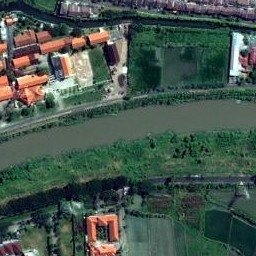
#> input picture swt/test_img.png, 256 x 256 px
$ python dwt.py
#> lines starting #> are read from the running program, lines starting #| are printed output that depends on the picture
#> the answer given: ../swt/test_img.png
#> further down, image is the input picture: shape (256, 256, 3); mean B, G, R 77.5, 86.4, 69.9
#> the answer given: out.png

import cv2
import pywt
import numpy as np

def dwt_image(image_path, output_path):
    # Load the image
#> called with image_path = '../swt/test_img.png', output_path = 'out.png'
    img = cv2.imread(image_path, cv2.IMREAD_GRAYSCALE)
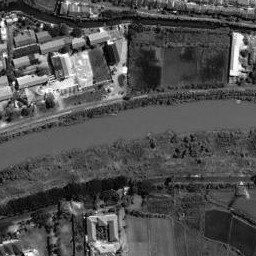
#> img: shape (256, 256); min 0, max 255, mean 80.4

    # Ensure that the image dimensions are a power of 2 for the DWT
    rows, cols = img.shape
#> rows = 256; cols = 256
    new_rows = cv2.getOptimalDFTSize(rows)
#> new_rows = 256
    new_cols = cv2.getOptimalDFTSize(cols)
#> new_cols = 256
    padded_img = cv2.copyMakeBorder(img, 0, new_rows - rows, 0, new_cols - cols, cv2.BORDER_CONSTANT, value=[0, 0, 0])

    # Perform the 2D Discrete Wavelet Transform
    coeffs = pywt.dwt2(padded_img, 'haar')

    # Extract LH (low-pass), LL (low-pass), HL (high-pass), HH (high-pass) bands
    LL, (LH, HL, HH) = coeffs
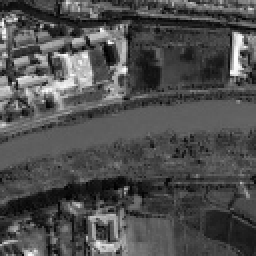
#> LL: shape (128, 128) float64 (shown 2 times larger); min 7.5, max 503, mean 160.9; drawn with min black and max white
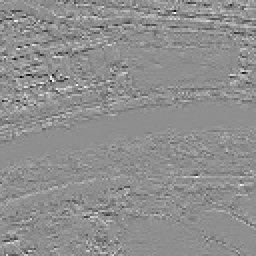
#> LH: shape (128, 128) float64 (shown 2 times larger); min -167.5, max 131, mean 0.1; drawn with min black and max white
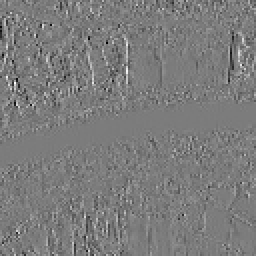
#> HL: shape (128, 128) float64 (shown 2 times larger); min -139, max 146.5, mean 0.1; drawn with min black and max white
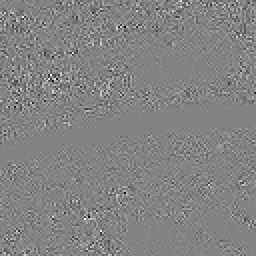
#> HH: shape (128, 128) float64 (shown 2 times larger); min -82, max 77, mean -0.1; drawn with min black and max white

    # Save the bands as separate images
    cv2.imwrite(output_path + "_LL.png", LL)
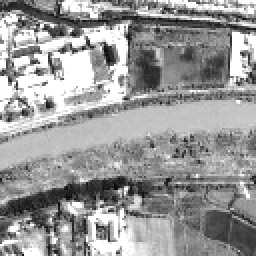
#> saved as out.png_LL.png: shape (128, 128) (shown 2 times larger); min 8, max 255, mean 152.5
    cv2.imwrite(output_path + "_LH.png", LH)
    cv2.imwrite(output_path + "_HL.png", HL)
    cv2.imwrite(output_path + "_HH.png", HH)
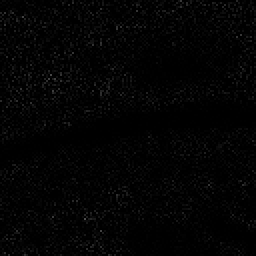
#> saved as out.png_HH.png: shape (128, 128) (shown 2 times larger); min 0, max 77, mean 3.5

if __name__ == "__main__":
    # Take image path as input from the user
    input_image_path = input("Enter the path to your input image: ")

    # Verify that the input image path is valid
    try:
        image = cv2.imread(input_image_path)
        if image is None:
            raise FileNotFoundError("File not found or invalid image format.")
    except Exception as e:
        print(f"Error: {e}")
        exit()

    # Take output path as input from the user
    output_image_path = input("Enter the path to save the result: ")

    # Perform DWT and save the bands
    dwt_image(input_image_path, output_image_path)
